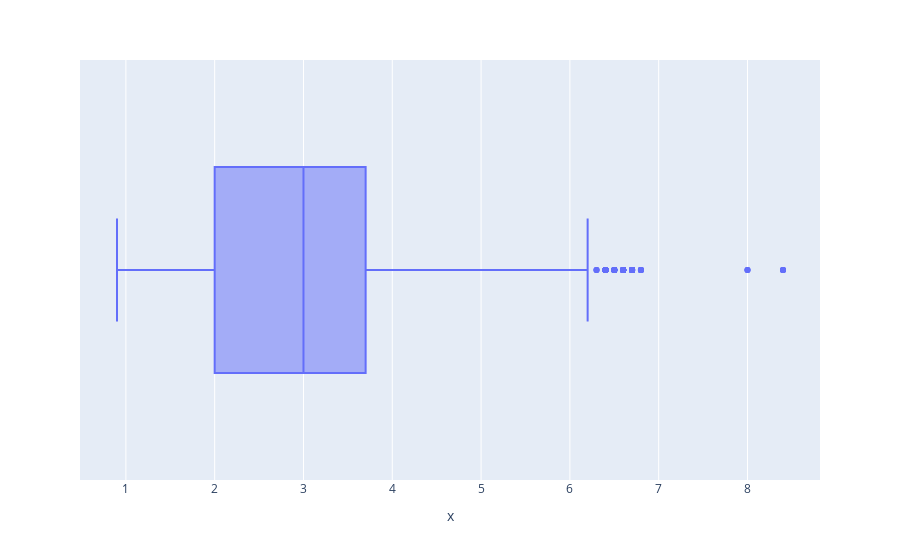

Source (notebook cell):
### Code cell
# verify for outliers in X
px.box( x=co2_df['EngineSize'] )

### Figure 1 — Plotly figure (JSON) as saved in the notebook; plotly's stock layout.template omitted (floating-point values rounded to 4 significant figures; data arrays with more than 128 entries replaced by an {"elided": "..."} marker saying what was removed)
{"data": [{"alignmentgroup": "True", "hovertemplate": "x=%{x}<extra></extra>", "legendgroup": "", "marker": {"color": "#636efa"}, "name": "", "notched": false, "offsetgroup": "", "orientation": "h", "showlegend": false, "type": "box", "x": {"elided": "7385 float values"}, "x0": " ", "xaxis": "x", "y0": " ", "yaxis": "y"}], "layout": {"autosize": true, "boxmode": "group", "legend": {"tracegroupgap": 0}, "margin": {"t": 60}, "xaxis": {"anchor": "y", "autorange": true, "domain": [0, 1], "range": [0.4833, 8.817], "title": {"text": "x"}, "type": "linear"}, "yaxis": {"anchor": "x", "autorange": true, "domain": [0, 1], "range": [-0.5, 0.5], "type": "category"}}}
